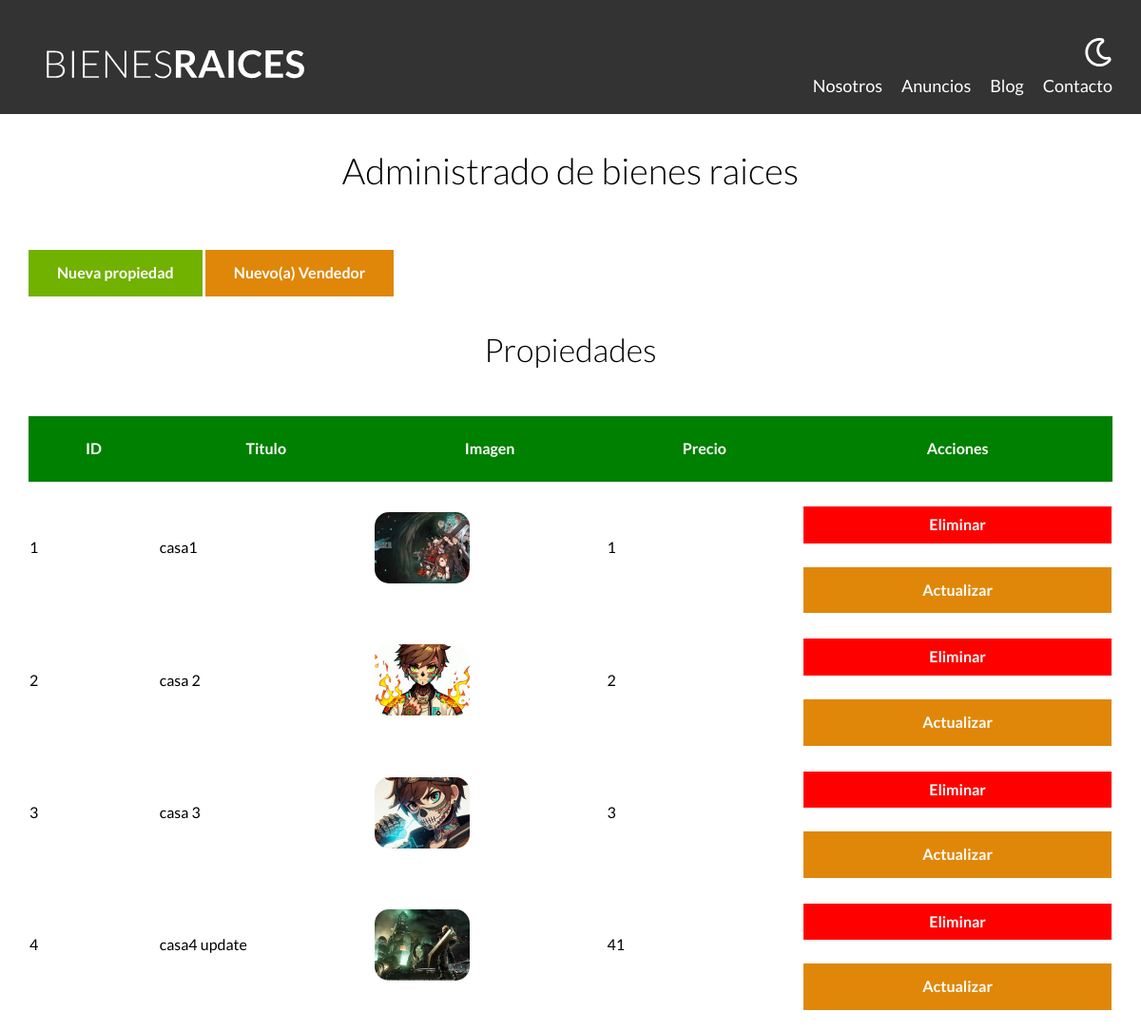
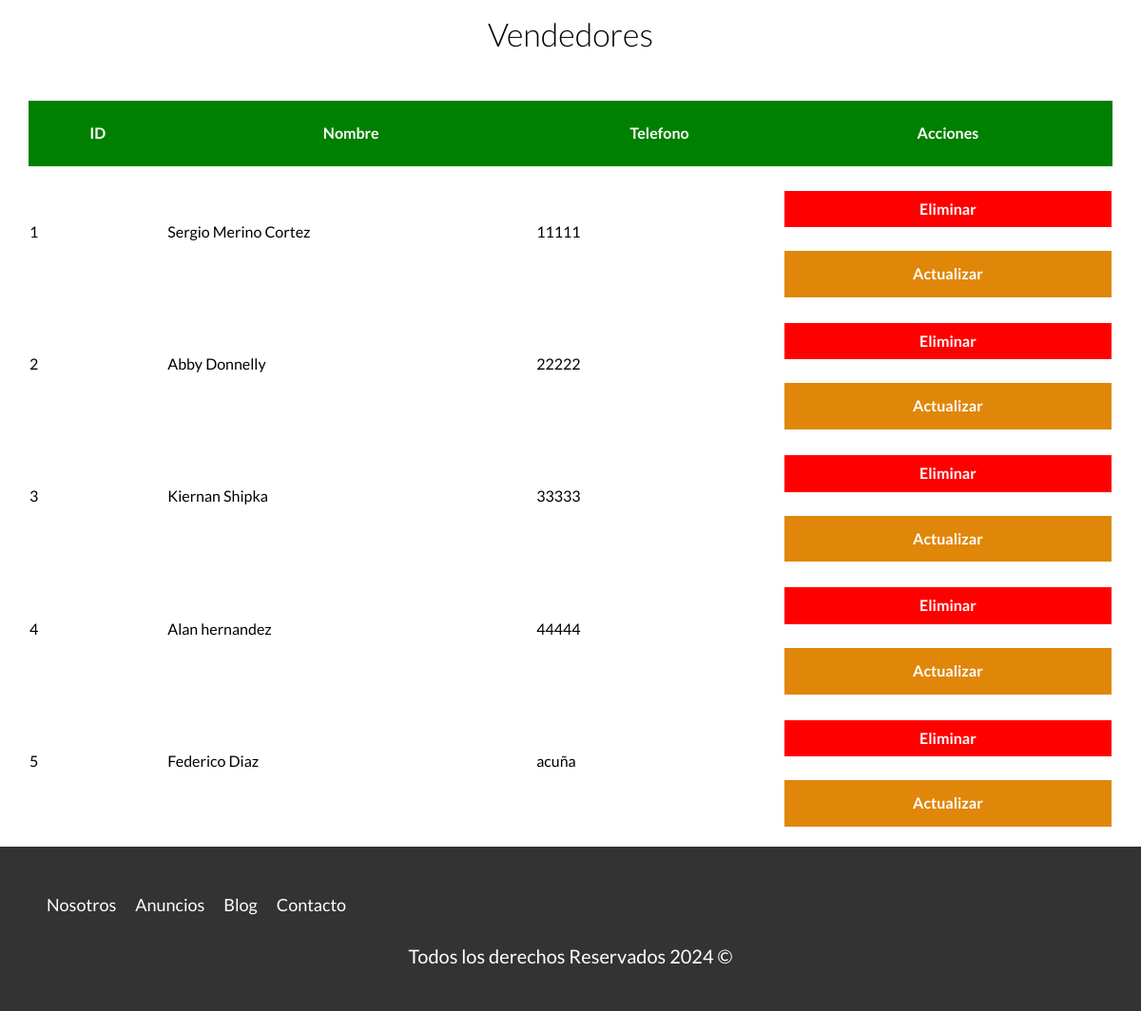
The app's page /admin/index.php with its own data (2 pictures, top to bottom).
### tables this page shows
CREATE TABLE `propiedades` (
  `id` int(11) NOT NULL,
  `titulo` varchar(45) DEFAULT NULL,
  `precio` decimal(10,0) DEFAULT NULL,
  `imagen` varchar(200) DEFAULT NULL,
  `descripcion` longtext DEFAULT NULL,
  `habitaciones` int(1) DEFAULT NULL,
  `wc` int(1) DEFAULT NULL,
  `estacionamient` int(1) DEFAULT NULL,
  `creado` date DEFAULT NULL,
  `idVendedores` int(11) DEFAULT NULL
);

CREATE TABLE `vendedores` (
  `idVendedores` int(11) NOT NULL,
  `nombre` varchar(45) DEFAULT NULL,
  `apellido` varchar(45) DEFAULT NULL,
  `telefono` varchar(10) DEFAULT NULL
);

### includes/funciones.php (called while the page is built, shortened)
<?php
function incluirTemplate(string $nombre, bool $inicio = false){
    include TEMPLATES_URL ."/$nombre.php";
}

### classes/ActiveRecord.php (called while the page is built, shortened)
<?php
class ActiveRecord{
protected static $db;
protected static $tabla = '';
public static function setDB($database){
    self::$db = $database;
}
public static function all(){
$query = "SELECT * FROM ". static::$tabla;
$resultado = self::consultarSQL($query);
return $resultado;
}
public static function consultarSQL($query){
$resultado = self::$db->query($query);
$array = [];
while($registro = $resultado->fetch_assoc()){
$array[] = static::crearObjeto($registro);
}
return $array;
}
protected static function crearObjeto($registro){
$objeto = new static;
foreach($registro as $key => $value ){
    if(property_exists($objeto, $key)){
        $objeto->$key = $value;
    }
}
return $objeto;
}
}

### admin/index.php (the view, shortened to what this page needs)
<?php
$propiedades = Propiedad::all();
$vendedores = Vendedor::all();
require_once '../includes/funciones.php';
incluirTemplate('header');
?>
    <main class="contenedor seccion">
        <h1>Administrado de bienes raices</h1>
        <a href ="/udemyphpcurso/BinesRaices/admin/propiedades/crear.php" class ="boton boton-verde">Nueva propiedad</a>
        <a href ="/udemyphpcurso/BinesRaices/admin/vendedores/crear.php" class ="boton boton-amarillo">Nuevo(a) Vendedor</a>
    <h2>Propiedades</h2>
        <table class="propiedades">
    <thead>
        <tr>
            <th>ID</th>
            <th>Titulo</th>
            <th>Imagen</th>
            <th>Precio</th>
            <th>Acciones</th>
        </tr>
    </thead>
    <tbody>
        <?php foreach($propiedades as $propiedad){?>
        <tr>
            <td><?php echo $propiedad->id;?></td>
            <td><?php echo $propiedad->titulo;?></td>
            <td>
                <img src="../imagenes/<?php echo trim($propiedad->imagen);?>" class="imagen-tabla" alt=" ">
            </td>
            <td><?php echo $propiedad->precio;?></td>
            <td>
                <form method="POST" class="w-100">
                    <input type="submit" class="boton-rojo-block-eliminar" value="Eliminar"  >
                </form>
                <a href="/udemyphpcurso/BinesRaices/admin/propiedades/actualizar.php?id=<?php echo $propiedad->id; ?>" class="boton-amarillo-block">Actualizar</a>
            </td>
        </tr>
        <?php } ?>
    </tbody>
   </table>
<h2>Vendedores</h2>
<table class="propiedades">
    <thead>
        <tr>
            <th>ID</th>
            <th>Nombre</th>
            <th>Telefono</th>
            <th>Acciones</th>
        </tr>
    </thead>
    <tbody>
        <?php for($i = 0; $i < count($vendedores); $i++){?>
        <tr>
            <td><?php echo $vendedores[$i]->idVendedores;?></td>
            <td><?php echo $vendedores[$i]->nombre. " " . $vendedores[$i]->apellido;?></td>
            <td><?php echo $vendedores[$i]->telefono;?></td>
            <td>
                <form method="POST" class="w-100">
                    <input type="submit" class="boton-rojo-block-eliminar" value="Eliminar"  >
                </form>
                <a href="/udemyphpcurso/BinesRaices/admin/vendedores/actualizar.php?id=<?php echo $vendedores[$i]->idVendedores; ?>" class="boton-amarillo-block">Actualizar</a>
            </td>
        </tr>
        <?php } ?>
    </tbody>
   </table>
</main>
    <?php
incluirTemplate('footer');
?>

### includes/templates/header.php (shortened to what this page needs)
<!DOCTYPE html>
<html lang="en">
<head>
    <link rel="stylesheet" href="/udemyphpcurso/BinesRaices/build/css/app.css">
    <link rel="stylesheet" href="/udemyphpcurso/BinesRaices/build/css/internas/admin.css">
</head>
<body>
    <header class="header <?php echo $inicio ? 'inicio' : ''; ?>">
        <div class="contenedor contenido-header">
            <div class="barra">
                <a href="/udemyphpcurso/BinesRaices/index.php">
                    <img src="/udemyphpcurso/BinesRaices/build/img/logo.svg" alt="Logotipo de Bienes Raices">
                </a>
                <div class="derecha">
                    <img class="dark-mode-boton" src="/udemyphpcurso/BinesRaices/build/img/dark-mode.svg">
                    <nav class="navegacion">
                        <a href="nosotros.php">Nosotros</a>
                        <a href="anuncios.php">Anuncios</a>
                        <a href="blog.php">Blog</a>
                        <a href="contacto.php">Contacto</a>
                    </nav>
                </div>
            </div>
        </div>
    </header>

### includes/templates/footer.php (shortened to what this page needs)
<footer class="footer seccion">
        <div class="contenedor contenedor-footer">
            <nav class="navegacion">
                <a href="nosotros.php">Nosotros </a>
                <a href="anuncios.php">Anuncios</a>
                <a href="blog.php">Blog</a>
                <a href="contacto.php">Contacto</a>
            </nav>
        </div>
        <p class="copyright">Todos los derechos Reservados <?php echo $fecha = date('Y');?> &copy;</p>
    </footer>
</body>
</html>

### BinesRaices/build/css/app.css (style rules this page uses)
html { -webkit-text-size-adjust:100%;line-height:1.15 }
body { margin:0 }
main { display:block }
h1 { font-size:2em;margin:.67em 0 }
a { background-color:transparent }
img { border-style:none }
button,input,optgroup,select,textarea { font-family:inherit;font-size:100%;line-height:1.15;margin:0 }
button,input { overflow:visible }
[type=button],[type=reset],[type=submit],button { -webkit-appearance:button }
html { box-sizing:border-box;font-size:62.5% }
*,:after,:before { box-sizing:inherit }
body { font-family:Lato,sans-serif;font-size:1.6rem;line-height:1.8 }
p { color:#000;font-size:2rem }
.contenedor { margin:0 auto;max-width:120rem;width:95% }
a { text-decoration:none }
img,picture { display:block;width:100% }
h1,h2,h3 { font-family:Lato,sans-serif;font-weight:300;margin:2.5rem 0;text-align:center }
h1 { font-size:3.8rem }
h2 { font-size:3.4rem }
.seccion { margin-bottom:2.5rem;margin-top:2.5rem }
.boton-amarillo { background-color:#e08709;border:none;color:#fff;display:inline-block;font-weight:700;margin-top:2.5rem;padding:1rem 3rem;text-align:center;text-decoration:none }
.boton-amarillo-block { background-color:#e08709;border:none;color:#fff;display:block;font-weight:700;margin-top:2.5rem;padding:1rem 3rem;text-align:center;text-decoration:none }
.boton-verde { background-color:#71b100;border:none;color:#fff;display:inline-block;font-weight:700;margin-top:2.5rem;padding:1rem 3rem;text-align:center;text-decoration:none }
.header { background-color:#333;padding:1rem 0 3rem }
.contenido-header { display:flex;flex-direction:column;justify-content:space-between }
.footer { background-color:#333;margin-bottom:0;padding:2.5rem 0 }
.footer .contenedor-footer { padding-top:2.5rem }
.footer .navegacion { height:auto;opacity:1;visibility:visible }
.footer .copyright { color:#fff;text-align:center }
.derecha { align-items:center;display:flex;flex-direction:column }
@media (min-width:768px) { .derecha { align-items:flex-end } }
.derecha .dark-mode-boton { filter:invert(100%);margin-bottom:2rem;margin-top:3rem;width:3rem }
@media (min-width:768px) { .derecha .dark-mode-boton { margin-top:0 } }
.barra { align-items:center;display:flex;flex-direction:column;padding-top:3rem }
@media (min-width:768px) { .barra { align-items:flex-end;flex-direction:row;justify-content:space-between } }
.navegacion { height:0;opacity:0;transition:visibility .3s ease-in-out,opacity .5s linear,height .5s linear;visibility:hidden }
@media (min-width:768px) { .navegacion { align-items:center;display:flex;opacity:1;visibility:visible } }
.navegacion a { color:#fff;display:block;font-size:2.2rem;text-align:center;text-decoration:none }
@media (min-width:768px) { .navegacion a { font-size:1.8rem;margin-right:2rem } }
@media (min-width:768px) { .navegacion a:last-of-type { margin-right:0 } }

### build/css/internas/admin.css (style rules this page uses)
.propiedades { margin-top:4rem; width:100%; border-spacing: 0; }
thead { background-color: green; }
th { color:#fff; padding: 2rem; }
.imagen-tabla { width: 10rem; border-radius: 15px; }
.boton-rojo-block-eliminar { background-color: red; color: #fff; font-weight: bold; text-decoration: none; padding: 1rem 3rem; text-align: center; margin-top: 2.5rem; display: block; border: none; width: 100%; cursor: pointer; }
.w-100 { width: 100%; }
.footer { background-color: #333; margin-bottom: 0; padding: 2rem !important; }
.seccion { margin-bottom: 2rem !important; margin-top: 2rem !important; }

### records on screen
propiedades: id "1", titulo "casa1", imagen (picture), precio "1"
propiedades: id "2", titulo "casa 2", imagen (picture), precio "2"
propiedades: id "3", titulo "casa 3", imagen (picture), precio "3"
propiedades: id "4", titulo "casa4 update", imagen (picture), precio "41"
vendedores: idVendedores "1", nombre "Sergio", apellido "Merino Cortez", telefono "11111"
vendedores: idVendedores "2", nombre "Abby", apellido "Donnelly", telefono "22222"
vendedores: idVendedores "3", nombre "Kiernan", apellido "Shipka", telefono "33333"
vendedores: idVendedores "4", nombre "Alan", apellido "hernandez", telefono "44444"
vendedores: idVendedores "5", nombre "Federico", apellido "Diaz", telefono "acuña"
